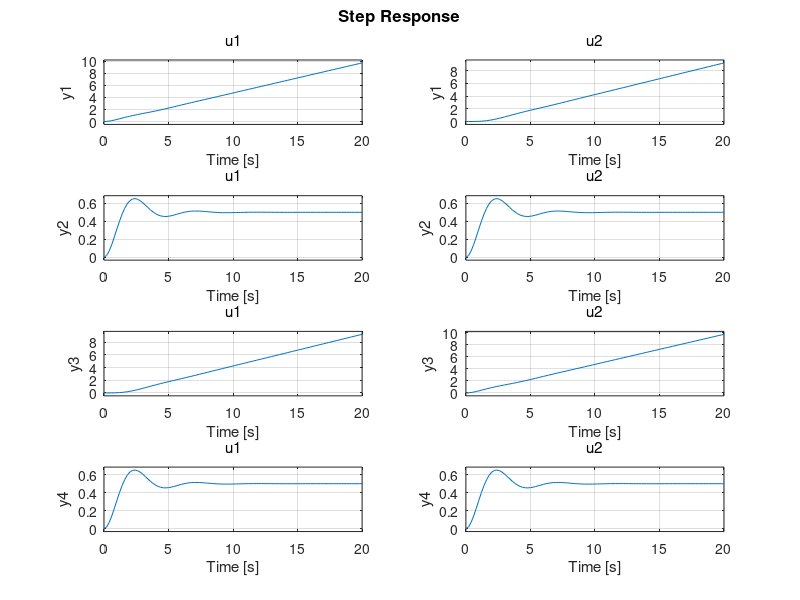

Recreate this plot in MATLAB.
% Abhay Gupta
% date: 05/01/19
%
% description: creates a mimo function

close all; clear all; clc;

% create a mimo system and determine the response
for i = 1:3
    disp('hello Nathan')
end
    
% define variables
Jm = 1;
Bm = 1;
Ks = 1;
Jl = 1;
Bl = 1;
N = 1;

s = tf('s')

Pm = 1/(Jm*s^2 + Bm*s)
Ps = tf(1/Ks)
Pl = 1/(Jl*s^2 + Bl*s)

D = Pl + N^-2 * Pm + Ks^-1

J = [Pm*(Pl+Ks^-1)/D, N^-1*Pm*Pl/D;
    N^-1*Pm*Ks/D, Pl*Ks^-1/D;
    N^-1*Pm*Pl/D, Pl*(N^-2*Pm+Ks^-1)/D;
    N^-1*Pm/D, Pl/D]

step(J)
